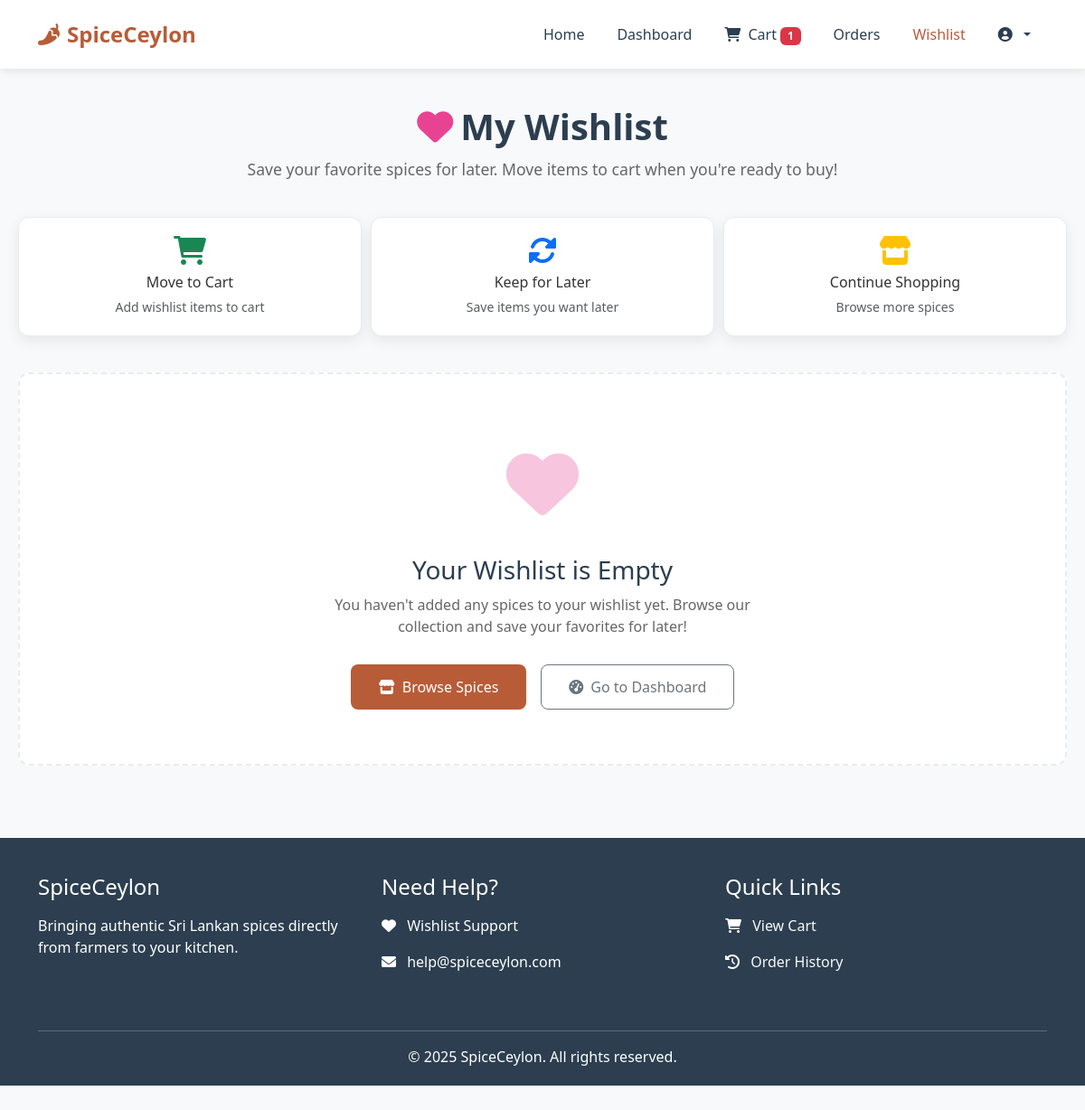
The app's page /customer/wishlist.php (signed in), older data.
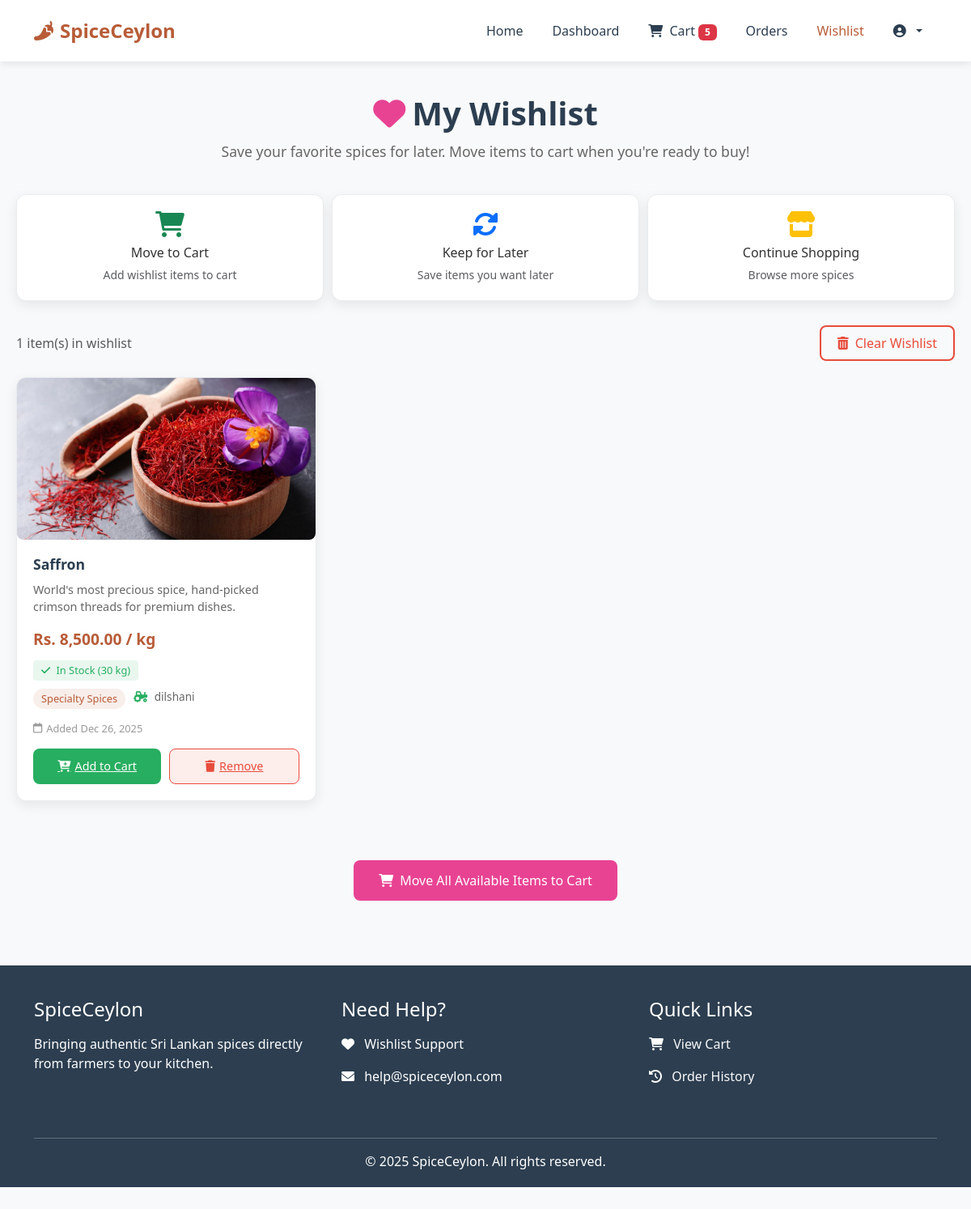
The same page, newer data.
### tables this page shows
CREATE TABLE `wishlist` (
  `wishlist_id` int(11) NOT NULL,
  `customer_id` int(11) NOT NULL,
  `product_id` int(11) NOT NULL,
  `created_at` timestamp NOT NULL DEFAULT current_timestamp()
);

CREATE TABLE `products` (
  `product_id` int(11) NOT NULL,
  `farmer_id` int(11) DEFAULT NULL,
  `name` varchar(255) DEFAULT NULL,
  `description` text DEFAULT NULL,
  `category` varchar(100) DEFAULT 'Spices',
  `price` decimal(10,2) DEFAULT NULL,
  `stock` int(11) DEFAULT NULL,
  `image` varchar(255) DEFAULT NULL,
  `status` enum('Pending','Approved','Rejected') DEFAULT 'Pending',
  `created_at` timestamp NOT NULL DEFAULT current_timestamp(),
  `admin_approved` enum('pending','approved','rejected') NOT NULL DEFAULT 'pending',
  `approved_by` int(11) DEFAULT NULL,
  `approved_at` datetime DEFAULT NULL,
  `rejection_reason` text DEFAULT NULL
);

CREATE TABLE `users` (
  `user_id` int(11) NOT NULL,
  `name` varchar(255) DEFAULT NULL,
  `email` varchar(255) DEFAULT NULL,
  `password` varchar(255) DEFAULT NULL,
  `phone` varchar(20) DEFAULT NULL,
  `address` varchar(255) DEFAULT NULL,
  `role` enum('customer','farmer') DEFAULT NULL,
  `farm_location` varchar(255) DEFAULT NULL,
  `profile_image` varchar(255) DEFAULT 'default-avatar.jpg',
  `is_registered` tinyint(1) DEFAULT 1,
  `created_at` timestamp NOT NULL DEFAULT current_timestamp(),
  `status` enum('pending','approved','active','inactive','suspended','rejected') NOT NULL DEFAULT 'pending' COMMENT 'User account status: pending=waiting approval, approved=approved but not active yet'
);

### customer/wishlist.php (the view, shortened to what the changed rows need)
<?php
include '../config/db.php';
$user_id = $_SESSION['user_id'];
$wishlist_query = "
    SELECT w.wishlist_id, w.created_at,
           p.product_id, p.name, p.description, p.category, p.price, p.stock, p.image,
           u.name as farmer_name, u.farm_location
    FROM wishlist w
    JOIN products p ON w.product_id = p.product_id
    JOIN users u ON p.farmer_id = u.user_id
    WHERE w.customer_id = ?
    AND p.status = 'Approved'
    AND p.admin_approved = 'approved'
    ORDER BY w.created_at DESC
";
$wishlist_stmt = $conn->prepare($wishlist_query);
$wishlist_stmt->bind_param("i", $user_id);
$wishlist_stmt->execute();
$wishlist_result = $wishlist_stmt->get_result();
$cart_query = "SELECT COUNT(*) as cart_count FROM cart WHERE customer_id = ?";
$cart_stmt = $conn->prepare($cart_query);
$cart_stmt->bind_param("i", $user_id);
$cart_stmt->execute();
$cart_result = $cart_stmt->get_result();
$cart_count = $cart_result->fetch_assoc()['cart_count'];
?>
<!DOCTYPE html>
<html lang="en">
<head>
    <link href="https://cdn.jsdelivr.net/npm/bootstrap@5.3.0/dist/css/bootstrap.min.css" rel="stylesheet">
    <link rel="stylesheet" href="https://cdnjs.cloudflare.com/ajax/libs/font-awesome/6.0.0/css/all.min.css">
</head>
<body>
    <nav class="navbar navbar-expand-lg">
        <div class="container">
            <div class="collapse navbar-collapse">
                <ul class="navbar-nav ms-auto">
                    <li class="nav-item">
                        <a class="nav-link" href="cart.php">
                            <i class="fas fa-shopping-cart me-1"></i> Cart
                            <?php if($cart_count > 0): ?>
                                <span class="badge bg-danger"><?php echo $cart_count; ?></span>
                            <?php endif; ?>
                        </a>
                    </li>
                </ul>
            </div>
        </div>
    </nav>
    <div class="wishlist-container">
        <div class="wishlist-header">
            <h1><i class="fas fa-heart me-2" style="color: var(--spice-pink);"></i>My Wishlist</h1>
        </div>
        <?php if ($wishlist_result->num_rows > 0): ?>
            <div class="wishlist-header-actions">
                <div>
                    <span class="text-muted"><?php echo $wishlist_result->num_rows; ?> item(s) in wishlist</span>
                </div>
                <div>
                    <a href="wishlist.php?clear=true" class="btn btn-clear-wishlist" onclick="return confirm('Clear all items from wishlist?')">
                        <i class="fas fa-trash-alt me-2"></i>Clear Wishlist
                    </a>
                </div>
            </div>
            <div class="row">
                <?php while ($item = $wishlist_result->fetch_assoc()):
                    $image_path = '';
                    if ($item['image']) {
                        $image_name = basename($item['image']);
                        if (file_exists('../assets/images/' . $image_name)) {
                            $image_path = '../assets/images/' . $image_name;
                        } else {
                            $image_path = '../assets/images/default-spice.jpg';
                        }
                    } else {
                        $image_path = '../assets/images/default-spice.jpg';
                    }
                    $stock_class = 'stock-in';
                    $stock_text = 'In Stock';
                ?>
                <div class="col-lg-4 col-md-6 mb-4">
                    <div class="wishlist-card">
                        <img src="<?php echo $image_path; ?>"
                             alt="<?php echo htmlspecialchars($item['name']); ?>"
                             class="product-image"
                             onerror="this.src='../assets/images/default-spice.jpg'">
                        <div class="product-details">
                            <h5 class="product-name"><?php echo htmlspecialchars($item['name']); ?></h5>
                            <p class="product-description">
                                <?php echo substr(htmlspecialchars($item['description']), 0, 100); ?>
                            </p>
                            <p class="product-price">Rs. <?php echo number_format($item['price'], 2); ?> / kg</p>
                            <div class="<?php echo $stock_class; ?> stock-info">
                                <i class="fas fa-<?php echo $stock_class == 'stock-out' ? 'times' : ($stock_class == 'stock-low' ? 'exclamation-triangle' : 'check'); ?> me-1"></i>
                                <?php echo $stock_text; ?> (<?php echo $item['stock']; ?> kg)
                            </div>
                            <div class="product-meta">
                                <span class="product-category"><?php echo htmlspecialchars($item['category']); ?></span>
                                <span class="farmer-info">
                                    <i class="fas fa-tractor"></i>
                                    <?php echo htmlspecialchars($item['farmer_name']); ?>
                                </span>
                            </div>
                            <div class="added-date">
                                <i class="far fa-calendar"></i>
                                Added <?php echo date('M j, Y', strtotime($item['created_at'])); ?>
                            </div>
                            <div class="wishlist-actions">
                                <?php if ($item['stock'] > 0): ?>
                                    <a href="wishlist.php?move_to_cart=<?php echo $item['product_id']; ?>"
                                       class="btn-wishlist btn-add-cart">
                                        <i class="fas fa-cart-plus"></i> Add to Cart
                                    </a>
                                <?php else: ?>
                                    <button class="btn-wishlist btn-add-cart" disabled style="opacity: 0.6;">
                                        <i class="fas fa-times"></i> Out of Stock
                                    </button>
                                <?php endif; ?>
                                <a href="wishlist.php?remove=<?php echo $item['wishlist_id']; ?>"
                                   class="btn-wishlist btn-remove"
                                   onclick="return confirm('Remove <?php echo htmlspecialchars($item['name']); ?> from wishlist?')">
                                    <i class="fas fa-trash"></i> Remove
                                </a>
                            </div>
                        </div>
                    </div>
                </div>
                <?php endwhile; ?>
            </div>
            <div class="text-center mt-4">
                <a href="move_all_to_cart.php" class="btn"
                   style="background: var(--spice-pink); color: white; padding: 12px 30px; border-radius: 8px; font-weight: 500;"
                   onclick="return confirm('Move all available items to cart? Out of stock items will remain in wishlist.')">
                    <i class="fas fa-shopping-cart me-2"></i>Move All Available Items to Cart
                </a>
            </div>
        <?php else: ?>
            <div class="empty-wishlist">
                <div class="empty-wishlist-icon">
                    <i class="fas fa-heart"></i>
                </div>
                <h3>Your Wishlist is Empty</h3>
                <p>You haven't added any spices to your wishlist yet. Browse our collection and save your favorites for later!</p>
                <div class="d-flex gap-3 justify-content-center">
                    <a href="home.php" class="btn" style="background: var(--spice-red); color: white; padding: 12px 30px; border-radius: 8px; font-weight: 500;">
                        <i class="fas fa-store me-2"></i>Browse Spices
                    </a>
                    <a href="dashboard.php" class="btn btn-outline-secondary" style="padding: 12px 30px; border-radius: 8px; font-weight: 500;">
                        <i class="fas fa-tachometer-alt me-2"></i>Go to Dashboard
                    </a>
                </div>
            </div>
        <?php endif; ?>
    </div>
</body>
</html>

Row changes from the older to the newer data that the page shows:
added wishlist: product.image (picture), product.name "Saffron", product.description "World's most precious spice, hand-picked crimson threads for premium dishes.", product.price "8,500.00", stock_text "In Stock", product.stock "30", product.category "Specialty Spices", users.name "dilshani", created_at "Dec 26, 2025"
Text that changed along with them:
$cart_count: "1" → "5"
$wishlist_result->num_rows: (not shown) → "1"
text no longer shown: "Your Wishlist is Empty You haven't added any spices to your wishlist yet. Browse our collection and save your favorites for later! Browse Spices Go to Dashboard"
text now shown: "item(s) in wishlist Clear Wishlist Move All Available Items to Cart"
